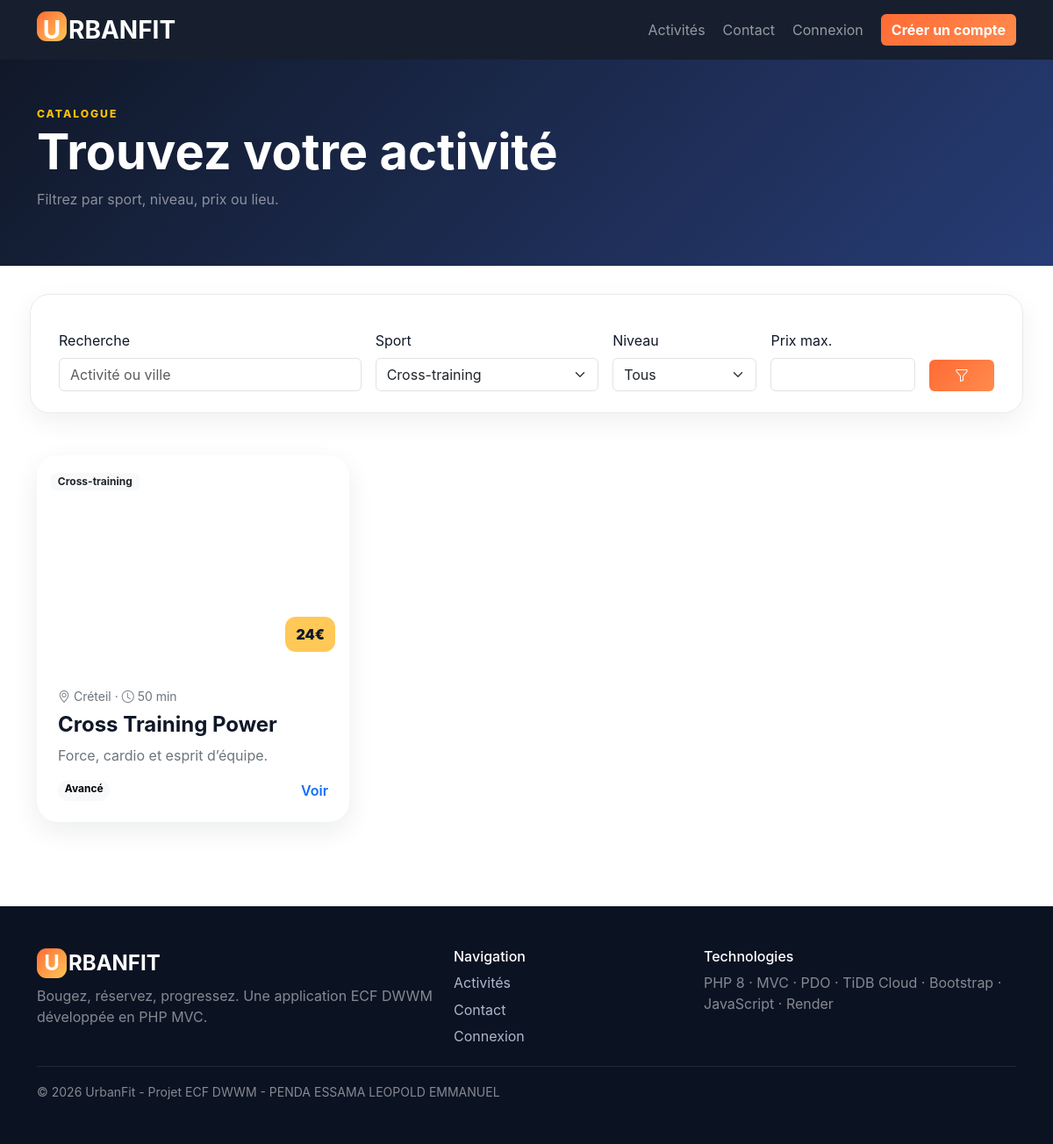
Screenshot of /activites?category=cross-training with the database file from the repository.
### tables this page shows
CREATE TABLE activities(id INT AUTO_INCREMENT PRIMARY KEY,category_id INT NOT NULL,title VARCHAR(150) NOT NULL,short_description VARCHAR(255),description TEXT,level VARCHAR(40),duration_minutes INT NOT NULL,price DECIMAL(10,2) NOT NULL,image_url VARCHAR(500),location VARCHAR(150) DEFAULT 'Paris',featured TINYINT(1) DEFAULT 0,active TINYINT(1) DEFAULT 1,created_at TIMESTAMP DEFAULT CURRENT_TIMESTAMP,FOREIGN KEY(category_id) REFERENCES sport_categories(id));

CREATE TABLE sport_categories(id INT AUTO_INCREMENT PRIMARY KEY,name VARCHAR(80) NOT NULL,slug VARCHAR(80) UNIQUE NOT NULL,icon VARCHAR(50) DEFAULT 'bi-activity');

### app/config/config.php (called while the page is built, shortened)
<?php
function envv($k,$d=null){$v=getenv($k);return $v===false?$d:$v;}
function db(): PDO { static $pdo; if($pdo)return $pdo; $host=envv('DB_HOST','127.0.0.1');$port=envv('DB_PORT','3306');$name=envv('DB_NAME','urbanfit');
$dsn="mysql:host=$host;port=$port;dbname=$name;charset=utf8mb4";$opt=[PDO::ATTR_ERRMODE=>PDO::ERRMODE_EXCEPTION,PDO::ATTR_DEFAULT_FETCH_MODE=>PDO::FETCH_ASSOC,PDO::ATTR_EMULATE_PREPARES=>false];
$pdo=new PDO($dsn,envv('DB_USER','root'),envv('DB_PASS',''),$opt);return $pdo;}
function e($v){return htmlspecialchars((string)$v,ENT_QUOTES,'UTF-8');}
function view($name,$data=[]){extract($data);require __DIR__.'/../views/layouts/header.php';require __DIR__.'/../views/'.$name.'.php';require __DIR__.'/../views/layouts/footer.php';}

### app/controllers/ActivityController.php (called while the page is built)
<?php class ActivityController{function index(){require_once __DIR__.'/../models/Activity.php';$activities=Activity::all($_GET);$categories=Activity::categories();view('activities/index',compact('activities','categories'));}function show($id){require_once __DIR__.'/../models/Activity.php';require_once __DIR__.'/../models/Review.php';$activity=Activity::find($id);if(!$activity){http_response_code(404);die('Activité introuvable');}$sessions=Activity::sessions($id);$reviews=Review::approved($id);view('activities/show',compact('activity','sessions','reviews'));}}

### app/models/Activity.php (called while the page is built, shortened)
<?php class Activity{
public static function all($filters=[]){$sql="SELECT a.*,c.name category,c.slug category_slug,(SELECT MIN(s.starts_at) FROM sessions s WHERE s.activity_id=a.id AND s.starts_at>NOW()) next_session FROM activities a JOIN sport_categories c ON c.id=a.category_id WHERE a.active=1";$params=[];if(!empty($filters['category'])){$sql.=" AND c.slug=?";$params[]=$filters['category'];}if(!empty($filters['level'])){$sql.=" AND a.level=?";$params[]=$filters['level'];}if(!empty($filters['max_price'])){$sql.=" AND a.price<=?";$params[]=(float)$filters['max_price'];}if(!empty($filters['q'])){$sql.=" AND (a.title LIKE ? OR a.description LIKE ? OR a.location LIKE ?)";$q='%'.trim($filters['q']).'%';array_push($params,$q,$q,$q);}$sql.=" ORDER BY a.featured DESC,a.id DESC";$st=db()->prepare($sql);$st->execute($params);return $st->fetchAll();}
public static function categories(){return db()->query('SELECT * FROM sport_categories ORDER BY name')->fetchAll();}
}

### app/views/activities/index.php (the view)
<section class="page-hero"><div class="container py-5"><span class="eyebrow text-warning">CATALOGUE</span><h1 class="display-4 fw-bold text-white">Trouvez votre activité</h1><p class="text-white-50">Filtrez par sport, niveau, prix ou lieu.</p></div></section><main class="container py-5"><form class="filter-panel row g-3 mb-5"><div class="col-lg-4"><label class="form-label">Recherche</label><input class="form-control" name="q" value="<?=e($_GET['q']??'')?>" placeholder="Activité ou ville"></div><div class="col-md-4 col-lg-3"><label class="form-label">Sport</label><select class="form-select" name="category"><option value="">Tous</option><?php foreach($categories as $c): ?><option value="<?=e($c['slug'])?>" <?=($_GET['category']??'')===$c['slug']?'selected':''?>><?=e($c['name'])?></option><?php endforeach; ?></select></div><div class="col-md-4 col-lg-2"><label class="form-label">Niveau</label><select class="form-select" name="level"><option value="">Tous</option><?php foreach(['Débutant','Intermédiaire','Avancé'] as $l): ?><option <?=($_GET['level']??'')===$l?'selected':''?>><?=$l?></option><?php endforeach; ?></select></div><div class="col-md-4 col-lg-2"><label class="form-label">Prix max.</label><input type="number" class="form-control" name="max_price" value="<?=e($_GET['max_price']??'')?>" min="0"></div><div class="col-lg-1 d-flex align-items-end"><button class="btn btn-accent w-100"><i class="bi bi-funnel"></i></button></div></form><div class="row g-4"><?php foreach($activities as $a): ?><div class="col-md-6 col-lg-4"><article class="activity-card h-100"><div class="activity-img" style="background-image:url('<?=e($a['image_url'])?>')"><span class="badge bg-light text-dark"><?=e($a['category'])?></span><span class="price"><?=number_format($a['price'],0)?>€</span></div><div class="p-4"><div class="small text-secondary"><i class="bi bi-geo-alt"></i> <?=e($a['location'])?> · <i class="bi bi-clock"></i> <?=$a['duration_minutes']?> min</div><h2 class="h4 fw-bold mt-2"><?=e($a['title'])?></h2><p class="text-secondary"><?=e($a['short_description'])?></p><div class="d-flex justify-content-between"><span class="badge rounded-pill text-bg-light"><?=e($a['level'])?></span><a href="/activite/<?=$a['id']?>" class="stretched-link text-decoration-none fw-semibold">Voir</a></div></div></article></div><?php endforeach; ?><?php if(!$activities): ?><div class="col-12"><div class="empty-state"><i class="bi bi-search"></i><h3>Aucune activité</h3><p>Essayez de modifier vos filtres.</p></div></div><?php endif; ?></div></main>

### public/index.php (shortened to what this page needs)
<?php
session_start();require __DIR__.'/../app/config/config.php';
$path=parse_url($_SERVER['REQUEST_URI'],PHP_URL_PATH);$method=$_SERVER['REQUEST_METHOD'];
$routes=[
['GET','/',HomeController::class,'index'],['GET','/activites',ActivityController::class,'index'],['GET','/contact',HomeController::class,'contact'],['POST','/contact',HomeController::class,'contact'],
['GET','/login',AuthController::class,'login'],['POST','/login',AuthController::class,'login'],['GET','/register',AuthController::class,'register'],['POST','/register',AuthController::class,'register'],['GET','/logout',AuthController::class,'logout'],
['GET','/mes-reservations',UserController::class,'reservations'],['GET','/profil',UserController::class,'profile'],['POST','/profil',UserController::class,'profile'],['GET','/favoris',UserController::class,'favorites'],['POST','/favori',UserController::class,'favorite'],['POST','/reserver',UserController::class,'book'],['POST','/annuler',UserController::class,'cancel'],['POST','/avis',UserController::class,'review'],
['GET','/coach',CoachController::class,'dashboard'],['GET','/coach/activites',CoachController::class,'activities'],['POST','/coach/activites/save',CoachController::class,'saveActivity'],['POST','/coach/activites/toggle',CoachController::class,'toggleActivity'],['GET','/coach/seances',CoachController::class,'sessions'],['POST','/coach/seances/add',CoachController::class,'addSession'],['POST','/coach/seances/delete',CoachController::class,'deleteSession'],['GET','/coach/reservations',CoachController::class,'reservations'],['POST','/coach/reservations/status',CoachController::class,'reservationStatus'],['GET','/coach/avis',CoachController::class,'reviews'],['POST','/coach/avis/status',CoachController::class,'reviewStatus'],['GET','/coach/contacts',CoachController::class,'contacts'],['POST','/coach/contacts/processed',CoachController::class,'contactProcessed'],
['GET','/admin',AdminController::class,'dashboard'],['GET','/admin/equipe',AdminController::class,'staff'],['POST','/admin/equipe/create',AdminController::class,'createCoach'],['POST','/admin/equipe/toggle',AdminController::class,'toggleCoach']];
foreach($routes as [$verb,$url,$cls,$fn])if($method===$verb&&$path===$url){(new $cls)->$fn();exit;}

### public/assets/css/style.css (style rules this page uses)
:root { --ink:#101828;--accent:#ff6b35;--mint:#19c3b1;--yellow:#ffc857;--violet:#7c5cfc;--soft:#f5f7fb }
* { box-sizing:border-box }
body { font-family:Inter,system-ui,-apple-system,Segoe UI,sans-serif;color:var(--ink);background:#fff }
.btn-accent { background:linear-gradient(135deg,var(--accent),#ff8b4d);border:0;color:#fff;font-weight:700 }
.eyebrow { font-size:.76rem;letter-spacing:.16em;font-weight:800;color:var(--accent) }
.activity-card { position:relative;background:#fff;border-radius:24px;overflow:hidden;box-shadow:0 10px 30px rgba(16,24,40,.08);transition:.2s }
.activity-img { height:240px;background-size:cover;background-position:center;padding:16px;position:relative }
.activity-img .price { position:absolute;right:16px;bottom:16px;background:var(--yellow);padding:8px 12px;border-radius:12px;font-weight:900 }
.page-hero { background:linear-gradient(135deg,#101828,#273c75) }
.filter-panel,.form-card,.booking-box { background:#fff;border:1px solid #e8ebf0;border-radius:22px;padding:24px;box-shadow:0 10px 30px rgba(16,24,40,.06) }

### rows the page displays
activities: category.name "Cross-training", price "24", location "Créteil", duration_minutes "50", title "Cross Training Power", short_description "Force, cardio et esprit d’équipe.", level "Avancé"

### other values shown
form field category "Cross-training"
